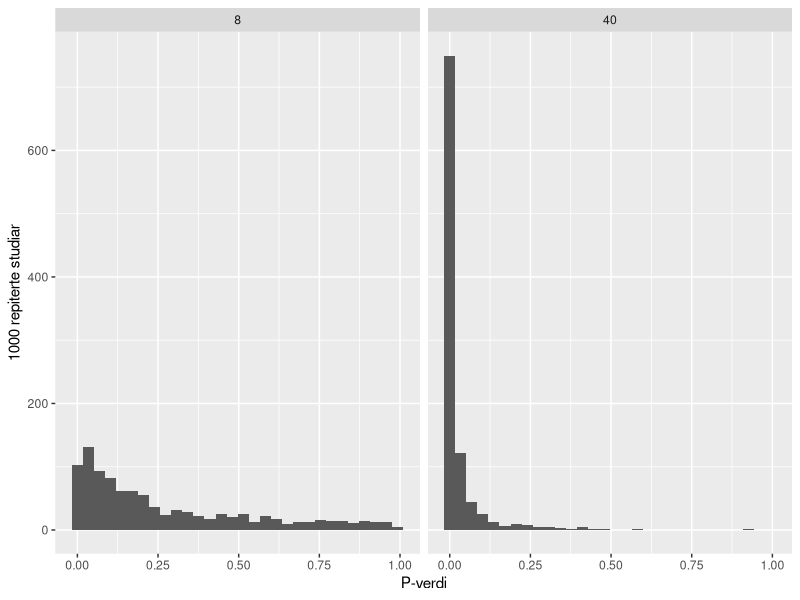
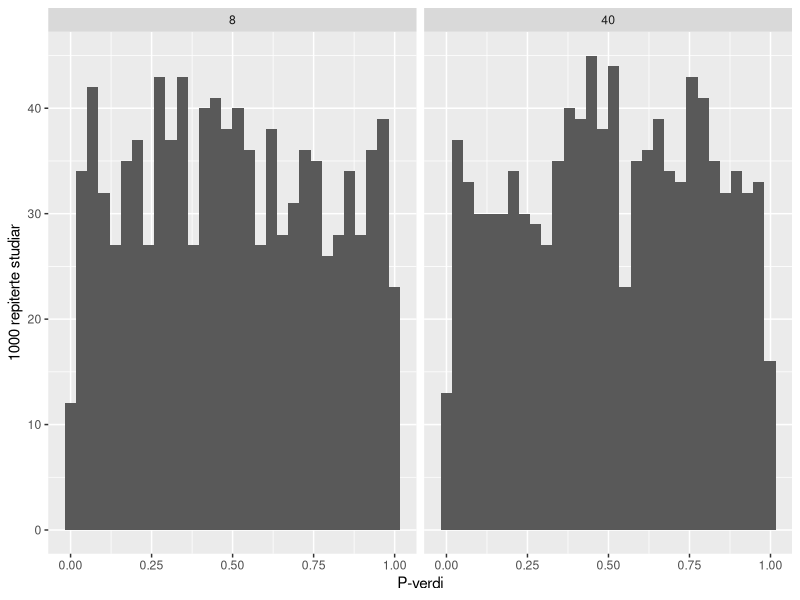

R code for these plots, in order:
## ---- chunk 1
#| warning: FALSE
#| message: FALSE
#| echo: true


library(tidyverse)

set.seed(1)
population <- rnorm(1000000, mean = 1.5, sd = 3)


samp1 <- data.frame(y = sample(population, 8, replace = FALSE))

samp2 <- data.frame(y = sample(population, 40, replace = FALSE))


m1 <- lm(y ~ 1, data = samp1)
m2 <- lm(y ~ 1, data = samp2)

summary(m1)
summary(m2)


## ---- chunk 2
#| warning: FALSE
#| message: FALSE
#| code-fold: true

# Create data frames to store the model estimates
results_8 <- data.frame(estimate = rep(NA, 1000), 
                      se = rep(NA, 1000), 
                      pval = rep(NA, 1000), 
                      n = 8)  

results_40 <- data.frame(estimate = rep(NA, 1000), 
                      se = rep(NA, 1000), 
                      pval = rep(NA, 1000), 
                      n = 40)

# A for loop used to sample 1000 studies, each iteration (i) will draw a new sample
# from the population. 

for(i in 1:1000) {
  
  # Draw a sample 
  samp1 <- data.frame(y = sample(population, 8, replace = FALSE))
  samp2 <- data.frame(y = sample(population, 40, replace = FALSE))

  # Model the data
  m1 <- lm(y ~ 1, data = samp1)
  m2 <- lm(y ~ 1, data = samp2)
  
  # Extract values from the models
  results_8[i, 1] <- coef(summary(m1))[1, 1]
  results_8[i, 2] <- coef(summary(m1))[1, 2]
  results_8[i, 3] <- coef(summary(m1))[1, 4]

  results_40[i, 1] <- coef(summary(m2))[1, 1]
  results_40[i, 2] <- coef(summary(m2))[1, 2]
  results_40[i, 3] <- coef(summary(m2))[1, 4]
  
  
}


# Save the results in a combined data frame

results <- bind_rows(results_8, results_40)




## ---- chunk 3
#| warning: FALSE
#| message: FALSE
#| code-fold: true


sd_est40 <- sd(results_40$estimate)
sd_est8 <- sd(results_8$estimate)

mean_se40 <- mean(results_40$se)
mean_se8 <- mean(results_8$se)

## ---- chunk 4
#| warning: FALSE
#| message: FALSE
#| code-fold: true

results %>%
  ggplot(aes(pval)) + 
  geom_histogram() +
  facet_wrap(~ n) +
  labs(x = "P-verdi", y = "1000 repiterte studiar")
## ---- chunk 5
#| warning: FALSE
#| message: FALSE
#| code-fold: true

results %>%
  filter(pval < 0.05) %>%
  group_by(n) %>%
  summarise(sig_results = n())
## ---- chunk 6
#| warning: FALSE
#| message: FALSE
#| code-fold: true

library(pwr)

pwr.t.test(n = 40, sig.level = 0.05, d = 1.5/3, type = "one.sample")
pwr.t.test(n = 8, sig.level = 0.05, d = 1.5/3, type = "one.sample")
## ---- chunk 7
#| warning: FALSE
#| message: FALSE
#| code-fold: true

population <- rnorm(1000000, mean = 0, sd = 3)


# Create data frames to store the model estimates
results_8 <- data.frame(estimate = rep(NA, 1000), 
                      se = rep(NA, 1000), 
                      pval = rep(NA, 1000), 
                      n = 8)  

results_40 <- data.frame(estimate = rep(NA, 1000), 
                      se = rep(NA, 1000), 
                      pval = rep(NA, 1000), 
                      n = 40)

# A for loop used to sample 1000 studies, each iteration (i) will draw a new sample
# from the population. 

for(i in 1:1000) {
  
  # Draw a sample 
  samp1 <- data.frame(y = sample(population, 8, replace = FALSE))
  samp2 <- data.frame(y = sample(population, 40, replace = FALSE))

  # Model the data
  m1 <- lm(y ~ 1, data = samp1)
  m2 <- lm(y ~ 1, data = samp2)
  
  # Extract values from the models
  results_8[i, 1] <- coef(summary(m1))[1, 1]
  results_8[i, 2] <- coef(summary(m1))[1, 2]
  results_8[i, 3] <- coef(summary(m1))[1, 4]

  results_40[i, 1] <- coef(summary(m2))[1, 1]
  results_40[i, 2] <- coef(summary(m2))[1, 2]
  results_40[i, 3] <- coef(summary(m2))[1, 4]
  
  
}


# Save the results in a combined data frame

results_null <- bind_rows(results_8, results_40)

results_null %>%
  ggplot(aes(pval)) + 
  geom_histogram() +
  facet_wrap(~ n) +
  labs(x = "P-verdi", y = "1000 repiterte studiar")
